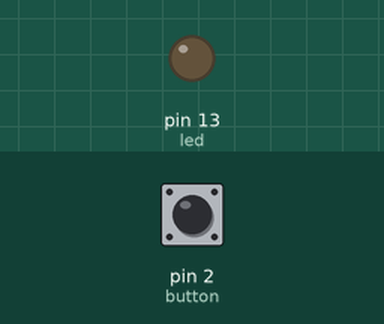
This sketch was run on a simulated Arduino Uno, built with avr-gcc and run on an emulated ATmega328P. Shown: output pins drawn as LEDs (lit = HIGH). Dashed ring = blinking. The inputs (shaded band) are chosen by the test bench; at power-on: pin 2 (button) LOW.

Above: at 1.2 s.
1.3 s: pin 2 (button) pulled HIGH for 3.2 s
At 1.7 s:
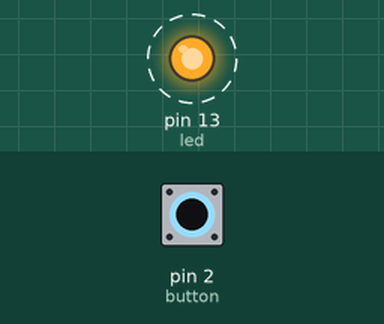
Timing chart, 0 to 6.3 s (numbered marks = the images above; inputs shaded):
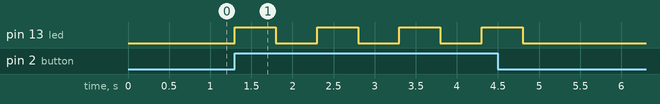

Measured:
- after the input at 1.3 s, pin 13 (led): alternates HIGH for 0.50 s and LOW for 0.50 s, 8 changes in all, then stays LOW, starting at once

The sketch:

LED_blinking.ino
```cpp
const int button=2;
const int led=13;
void setup()
{
  pinMode(led,OUTPUT);
  pinMode(button,INPUT);
}
void loop()
{
  int bs =digitalRead(button);
  if (bs==HIGH){

    digitalWrite(led,HIGH);
    delay(500);
    digitalWrite(led,LOW);
    delay(500);
  }
  else
  {
    digitalWrite(led,LOW);

  }


}
```
